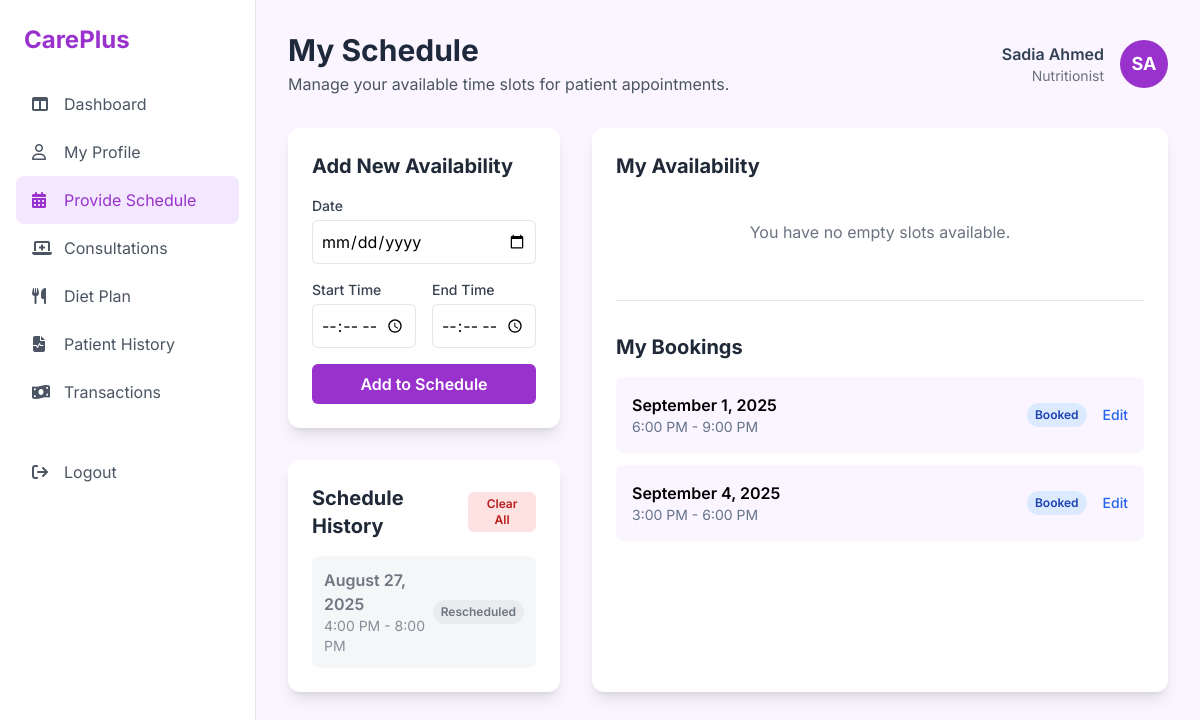
The page /nutritionist_schedule.php (signed in) on the database as committed earlier.
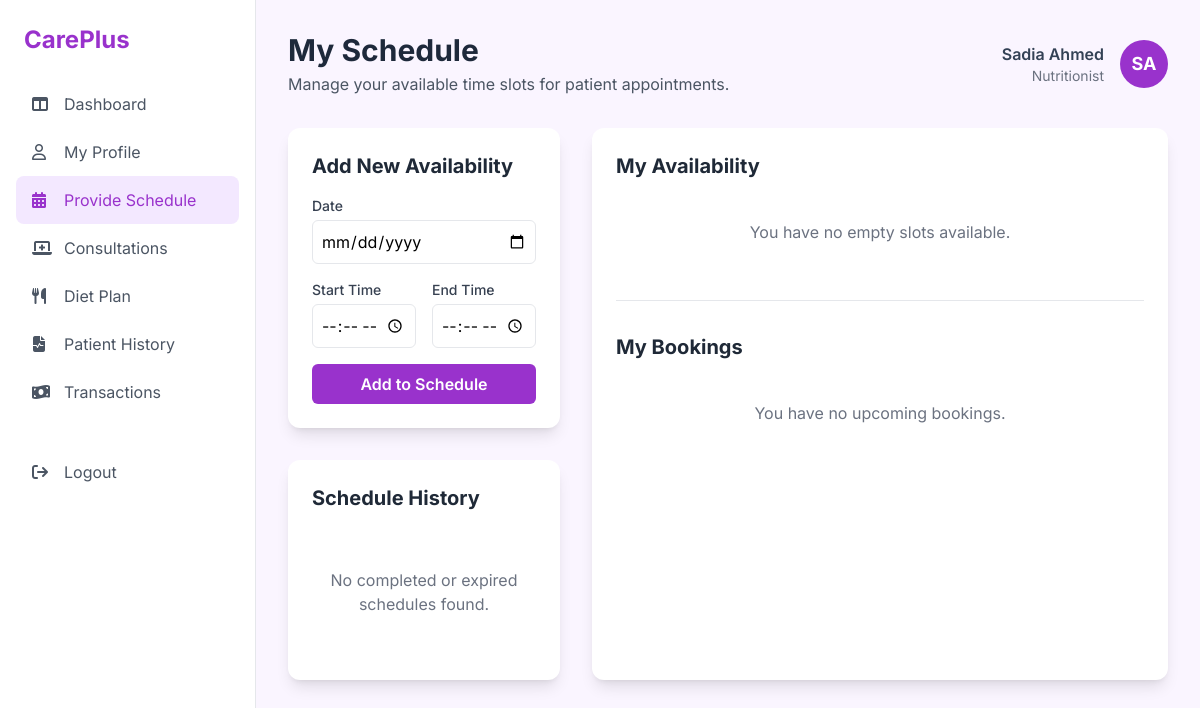
The same page on the database as committed later.
### tables this page shows
CREATE TABLE `schedule` (
  `scheduleID` int(11) NOT NULL,
  `providerID` int(11) DEFAULT NULL,
  `availableDate` date DEFAULT NULL,
  `startTime` time DEFAULT NULL,
  `endTime` time DEFAULT NULL,
  `status` varchar(20) DEFAULT NULL
);

### nutritionist_schedule.php (the view, shortened to what this page needs)
<?php
$conn = require_once 'config.php';
$nutritionistID = $_SESSION['userID'];
$userName = $_SESSION['Name'];
$userAvatar = strtoupper(substr($userName, 0, 2));
$nowTime = date('H:i:s');
$todayDate = date('Y-m-d');
$availability = [];
$bookings = [];
$stmt = $conn->prepare("SELECT scheduleID, availableDate, startTime, endTime, status FROM schedule WHERE providerID = ? AND status IN ('Booked', 'Canceled', 'Rescheduled') AND (availableDate > ? OR (availableDate = ? AND endTime >= ?)) ORDER BY availableDate ASC, startTime ASC");
$stmt->bind_param("isss", $nutritionistID, $todayDate, $todayDate, $nowTime);
$stmt->execute();
$result = $stmt->get_result();
while($row = $result->fetch_assoc()) {
    $bookings[] = $row;
}
$historySchedules = [];
$stmt = $conn->prepare("SELECT scheduleID, availableDate, startTime, endTime, status FROM schedule WHERE providerID = ? AND (availableDate < ? OR (availableDate = ? AND endTime < ?)) ORDER BY availableDate DESC, startTime DESC");
$stmt->bind_param("isss", $nutritionistID, $todayDate, $todayDate, $nowTime);
$stmt->execute();
$result = $stmt->get_result();
while($row = $result->fetch_assoc()) {
    $historySchedules[] = $row;
}
?>
<!DOCTYPE html>
<html lang="en">
<head>
    <script src="https://cdn.tailwindcss.com"></script>
    <link rel="stylesheet" href="https://cdnjs.cloudflare.com/ajax/libs/font-awesome/6.5.2/css/all.min.css" />
</head>
<body class="bg-purple-50">
    <div class="flex min-h-screen">
        <aside class="w-64 bg-white border-r">
            <div class="p-6">
                <a href="nutritionistDashboard.php" class="text-2xl font-bold text-dark-orchid">CarePlus</a>
            </div>
            <nav class="px-4">
                <a href="nutritionistDashboard.php" class="flex items-center space-x-3 px-4 py-3 text-gray-600 hover:bg-slate-100 rounded-lg"><i class="fa-solid fa-table-columns w-5"></i><span>Dashboard</span></a>
                <a href="nutritionist_profile.php" class="flex items-center space-x-3 px-4 py-3 text-gray-600 hover:bg-slate-100 rounded-lg"><i class="fa-regular fa-user w-5"></i><span>My Profile</span></a>
                <a href="nutritionist_schedule.php" class="flex items-center space-x-3 px-4 py-3 bg-purple-100 text-dark-orchid rounded-lg"><i class="fa-solid fa-calendar-days w-5"></i><span>Provide Schedule</span></a>
                <a href="nutritionist_consultations.php" class="flex items-center space-x-3 px-4 py-3 text-gray-600 hover:bg-slate-100 rounded-lg"><i class="fa-solid fa-laptop-medical w-5"></i><span>Consultations</span></a>
                <a href="#" class="flex items-center space-x-3 px-4 py-3 text-gray-600 hover:bg-slate-100 rounded-lg"><i class="fa-solid fa-utensils w-5"></i><span>Diet Plan</span></a>
                <a href="#" class="flex items-center space-x-3 px-4 py-3 text-gray-600 hover:bg-slate-100 rounded-lg"><i class="fa-solid fa-file-waveform w-5"></i><span>Patient History</span></a>
                <a href="#" class="flex items-center space-x-3 px-4 py-3 text-gray-600 hover:bg-slate-100 rounded-lg"><i class="fa-solid fa-money-bill-wave w-5"></i><span>Transactions</span></a>
                <a href="logout.php" class="flex items-center space-x-3 px-4 py-3 text-gray-600 hover:bg-slate-100 rounded-lg mt-8"><i class="fa-solid fa-arrow-right-from-bracket w-5"></i><span>Logout</span></a>
            </nav>
        </aside>
        <main class="flex-1 p-8">
            <header class="flex justify-between items-center mb-8">
                <div>
                    <h1 class="text-3xl font-bold text-slate-800">My Schedule</h1>
                    <p class="text-gray-600 mt-1">Manage your available time slots for patient appointments.</p>
                </div>
                <div class="flex items-center space-x-4">
                    <div class="text-right">
                        <p class="font-semibold text-slate-700"><?php echo htmlspecialchars($userName); ?></p>
                        <p class="text-sm text-gray-500">Nutritionist</p>
                    </div>
                    <div class="w-12 h-12 rounded-full bg-dark-orchid text-white flex items-center justify-center font-bold text-lg"><?php echo htmlspecialchars($userAvatar); ?></div>
                </div>
            </header>
            <div class="grid grid-cols-1 lg:grid-cols-3 gap-8">
                <div class="lg:col-span-1 space-y-8">
                    <div class="bg-white p-6 rounded-xl shadow-lg h-fit">
                        <h2 class="text-xl font-bold text-gray-800 mb-4">Add New Availability</h2>
                        <form action="nutritionist_schedule.php" method="POST" class="space-y-4">
                            <div>
                                <label class="block text-sm font-medium text-gray-700">Date</label>
                                <input type="date" name="availableDate" required class="w-full mt-1 p-2 border rounded-md" min="<?php echo date('Y-m-d'); ?>">
                            </div>
                            <div class="grid grid-cols-2 gap-4">
                                <div>
                                    <label class="block text-sm font-medium text-gray-700">Start Time</label>
                                    <input type="time" name="startTime" required class="w-full mt-1 p-2 border rounded-md">
                                </div>
                                <div>
                                    <label class="block text-sm font-medium text-gray-700">End Time</label>
                                    <input type="time" name="endTime" required class="w-full mt-1 p-2 border rounded-md">
                                </div>
                            </div>
                            <button type="submit" name="add_schedule" class="w-full py-2 px-4 bg-dark-orchid text-white rounded-md font-semibold hover:bg-purple-700 transition">Add to Schedule</button>
                        </form>
                    </div>
                    <div class="bg-white p-6 rounded-xl shadow-lg h-fit">
                        <div class="flex justify-between items-center mb-4">
                            <h2 class="text-xl font-bold text-gray-800">Schedule History</h2>
                            <?php if (!empty($historySchedules)): ?>
                            <form action="nutritionist_schedule.php" method="POST">
                                <button type="submit" name="clear_history" onclick="return confirm('Are you sure you want to clear all schedule history? This cannot be undone.');" class="px-3 py-1 bg-red-100 text-red-700 text-xs font-semibold rounded-md hover:bg-red-200">Clear All</button>
                            </form>
                            <?php endif; ?>
                        </div>
                        <div class="space-y-3 max-h-96 overflow-y-auto">
                             <?php if (empty($historySchedules)): ?>
                                <p class="text-gray-500 text-center py-10">No completed or expired schedules found.</p>
                            <?php else: ?>
                                <?php foreach ($historySchedules as $history): ?>
                                    <div class="flex justify-between items-center p-3 bg-gray-100 rounded-lg opacity-80">
                                        <div>
                                            <p class="font-semibold text-gray-600"><?php echo date("F j, Y", strtotime($history['availableDate'])); ?></p>
                                            <p class="text-sm text-gray-500"><?php echo date("g:i A", strtotime($history['startTime'])) . " - " . date("g:i A", strtotime($history['endTime'])); ?></p>
                                        </div>
                                        <span class="px-2 py-1 text-xs font-semibold rounded-full bg-gray-200 text-gray-600"><?php echo htmlspecialchars($history['status']); ?></span>
                                    </div>
                                <?php endforeach; ?>
                            <?php endif; ?>
                        </div>
                    </div>
                </div>
                <div class="lg:col-span-2 bg-white p-6 rounded-xl shadow-lg">
                    <h2 class="text-xl font-bold text-gray-800 mb-4">My Availability</h2>
                    <div class="space-y-3">
                        <?php if (empty($availability)): ?>
                            <p class="text-gray-500 text-center py-6">You have no empty slots available.</p>
                        <?php endif; ?>
                    </div>
                    <hr class="my-8">
                    <h2 class="text-xl font-bold text-gray-800 mb-4">My Bookings</h2>
                    <div class="space-y-3">
                        <?php if (empty($bookings)): ?>
                            <p class="text-gray-500 text-center py-6">You have no upcoming bookings.</p>
                        <?php else: ?>
                            <?php foreach ($bookings as $booking): ?>
                            <div class="flex justify-between items-center p-4 bg-purple-50 rounded-lg">
                                <div>
                                    <p class="font-semibold"><?php echo date("F j, Y", strtotime($booking['availableDate'])); ?></p>
                                    <p class="text-sm text-slate-500"><?php echo date("g:i A", strtotime($booking['startTime'])) . " - " . date("g:i A", strtotime($booking['endTime'])); ?></p>
                                </div>
                                <div class="flex items-center space-x-4">
                                     <?php
                                        $statusClass = 'bg-blue-100 text-blue-800';
                                    ?>
                                    <span class="px-2 py-1 text-xs font-semibold rounded-full <?php echo $statusClass; ?>">
                                        <?php echo htmlspecialchars($booking['status']); ?>
                                    </span>
                                    <a href="nutritionist_edit_schedule.php?id=<?php echo $booking['scheduleID']; ?>" class="font-medium text-blue-600 hover:text-blue-800 text-sm">Edit</a>
                                </div>
                            </div>
                            <?php endforeach; ?>
                        <?php endif; ?>
                    </div>
                </div>
            </div>
        </main>
    </div>
</body>
</html>

### nutritionist_schedule.php (style rules this page uses)
body { font-family: 'Inter', sans-serif; }
.bg-dark-orchid { background-color: #9932CC; }
.text-dark-orchid { color: #9932CC; }

Rows that differ between the two databases and show on the page:
removed schedule: availableDate "August 27, 2025", startTime "4:00 PM", endTime "8:00 PM", status "Rescheduled", shown under "Schedule History"
removed schedule: availableDate "September 1, 2025", startTime "6:00 PM", endTime "9:00 PM", status "Booked", shown under "My Bookings"
removed schedule: availableDate "September 4, 2025", startTime "3:00 PM", endTime "6:00 PM", status "Booked", shown under "My Bookings"
Other text that changed with them:
text no longer shown: "Clear All"
text now shown: "No completed or expired schedules found. You have no upcoming bookings."
